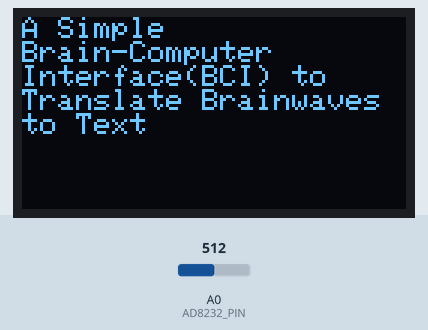
A sketch run on a simulated Arduino Uno, built with avr-gcc and run on an emulated ATmega328P. On the bench: 128×64 one-colour display. The test bench sets the inputs (shaded band); at power-on: A0 (AD8232_PIN) = 512. The display library's start-up logo is not drawn; what the sketch prints to the serial monitor is not drawn.

Above: at 2.1 s.

The sketch:

MTS_EEG_OLED_v3.ino
```cpp
#include <Wire.h>
#include <Adafruit_GFX.h>
#include <Adafruit_SSD1306.h>
#include "arduinoFFT.h"

#define SCREEN_WIDTH 128
#define SCREEN_HEIGHT 64
#define OLED_RESET -1 // Reset pin # (or -1 if sharing Arduino reset pin)
#define SCREEN_ADDRESS 0x3C

Adafruit_SSD1306 display(SCREEN_WIDTH, SCREEN_HEIGHT, &Wire, OLED_RESET);

const int AD8232_PIN = A0; // Analog pin connected to AD8232 OUT pin
const int samples = 128;
const double samplingFrequency = 100; // Hz, must be less than 10000 due to ADC

unsigned long sampling_period_us;
unsigned long microseconds;

double vReal[samples];
double vImag[samples];
double vPSDs[samples];

arduinoFFT FFT = arduinoFFT(); /* Create FFT object */

int MaxV = 100;

void setup()
{
  sampling_period_us = round(1000000 * (1.0 / samplingFrequency));
  Serial.begin(115200);
  display.begin(SSD1306_SWITCHCAPVCC, SCREEN_ADDRESS);

  display.display();
  delay(2000);
  display.clearDisplay();

  // Display Text
  display.setTextSize(1);
  display.setTextColor(WHITE);
  display.setCursor(0, 0);
  // Display static text

  display.println("A Simple");
  display.println("Brain-Computer");

  display.println("Interface(BCI) to");
  display.println("Translate Brainwaves");
  display.println("to Text");


  display.display();
  delay(5000);


}

void loop()
{
  microseconds = micros();
  for (int i = 0; i < samples; i++)
  {
    vReal[i] = analogRead(AD8232_PIN);
    vImag[i] = 0;
    while (micros() - microseconds < sampling_period_us)
    {
      // Wait for the sampling period
    }
    microseconds += sampling_period_us;
  }

  FFT.Windowing(vReal, samples, FFT_WIN_TYP_HAMMING, FFT_FORWARD);
  FFT.Compute(vReal, vImag, samples, FFT_FORWARD);
  FFT.ComplexToMagnitude(vReal, vImag, samples);
  PrintVector(vReal, (samples >> 1));
  delay(1000);
}


void PrintVector(double *vData, uint16_t bufferSize)
{
  for (uint16_t i = 0; i < bufferSize; i++)
  {
    double abscissa;
    abscissa = ((i * 1.0 * samplingFrequency) / samples);
    Serial.print(abscissa, 6);
    Serial.print(",");
    Serial.println(vData[i], 4);
    vPSDs[i] = log10(vData[i] * vData[i] / 0.78125); // Save PSD values
  }
  Serial.println();
}
```
